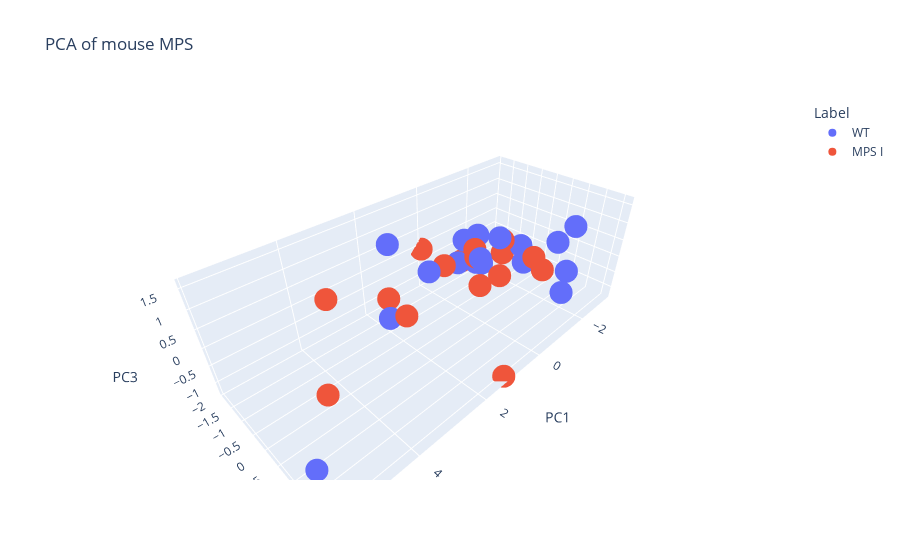

The code cell stored with this chart in its notebook:
### Code cell
pca_3D(df_mouse_mps_combine, 'PCA of mouse MPS')

### Figure 1 — Plotly figure (JSON) as saved in the notebook; plotly's stock layout.template omitted (floating-point values rounded to 4 significant figures)
{"data": [{"hovertemplate": "Label=WT<br>PC1=%{x}<br>PC2=%{y}<br>PC3=%{z}<extra></extra>", "legendgroup": "WT", "marker": {"color": "#636efa", "symbol": "circle"}, "mode": "markers", "name": "WT", "scene": "scene", "showlegend": true, "type": "scatter3d", "x": [-2.028, 1.23, -1.079, 2.495, -0.2102, -0.5952, -2.787, -0.8083, 1.403, -3.142, 2.301, -2.172, -0.2989, -0.9598, 5.775, -1.66, -1.064], "y": [0.1331, -0.3452, 1.974, -0.3345, -0.7366, -0.4177, -0.5111, -0.5909, 1.338, 0.9638, -0.4963, 1.033, -0.6185, -0.5259, 1.595, -0.4875, 1.949], "z": [-0.4961, 0.4496, 0.4734, -0.2485, -0.09897, -0.1154, -0.5172, 0.5663, 1.617, 0.5374, 1.565, 0.452, 0.6028, -0.3459, -0.6011, 0.1966, -0.1556]}, {"hovertemplate": "Label=MPS I<br>PC1=%{x}<br>PC2=%{y}<br>PC3=%{z}<extra></extra>", "legendgroup": "MPS I", "marker": {"color": "#EF553B", "symbol": "circle"}, "mode": "markers", "name": "MPS I", "scene": "scene", "showlegend": true, "type": "scatter3d", "x": [1.245, 3.422, 2.633, 4.55, -0.7664, -0.1347, 1.872, -1.718, -1.957, 0.02406, -0.1144, 0.3261, -0.5868, -2.318, -0.5761, -2.297], "y": [2.107, -1.481, 0.4248, 0.01683, -1.084, -0.05869, -1.162, -0.4143, 0.5014, -1.927, -0.08438, -0.7228, -0.2308, 0.6108, 0.4076, -0.8253], "z": [-1.27, 0.1789, 0.3284, -0.9421, -0.4233, 0.4049, -0.4407, 0.1269, -0.149, -0.06933, 0.6225, 0.05474, -0.7805, -0.6708, -0.1517, -0.7]}], "layout": {"legend": {"title": {"text": "Label"}, "tracegroupgap": 0}, "scene": {"domain": {"x": [0, 1], "y": [0, 1]}, "xaxis": {"title": {"text": "PC1"}}, "yaxis": {"title": {"text": "PC2"}}, "zaxis": {"title": {"text": "PC3"}}}, "title": {"text": "PCA of mouse MPS"}}}
